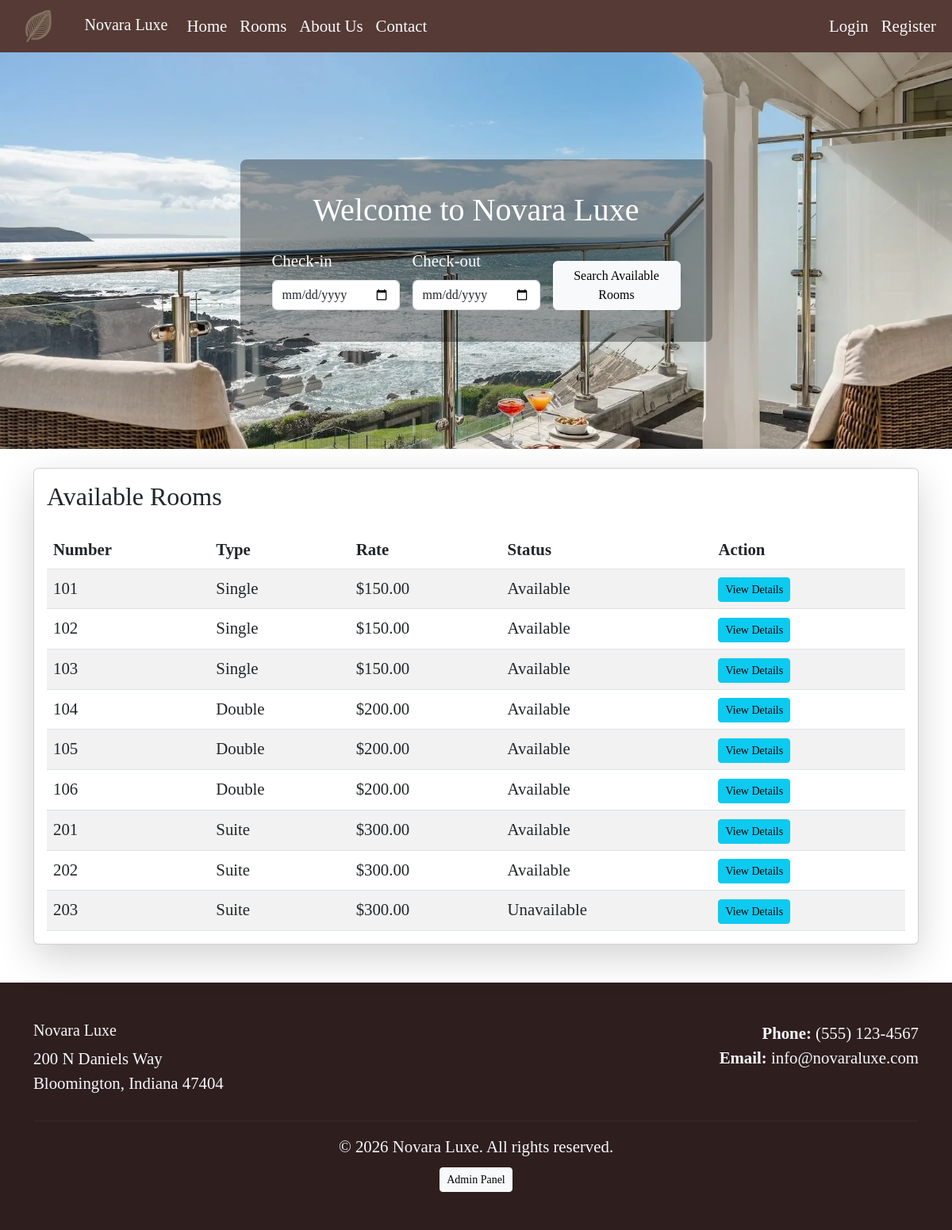
Before: / with the older database file.
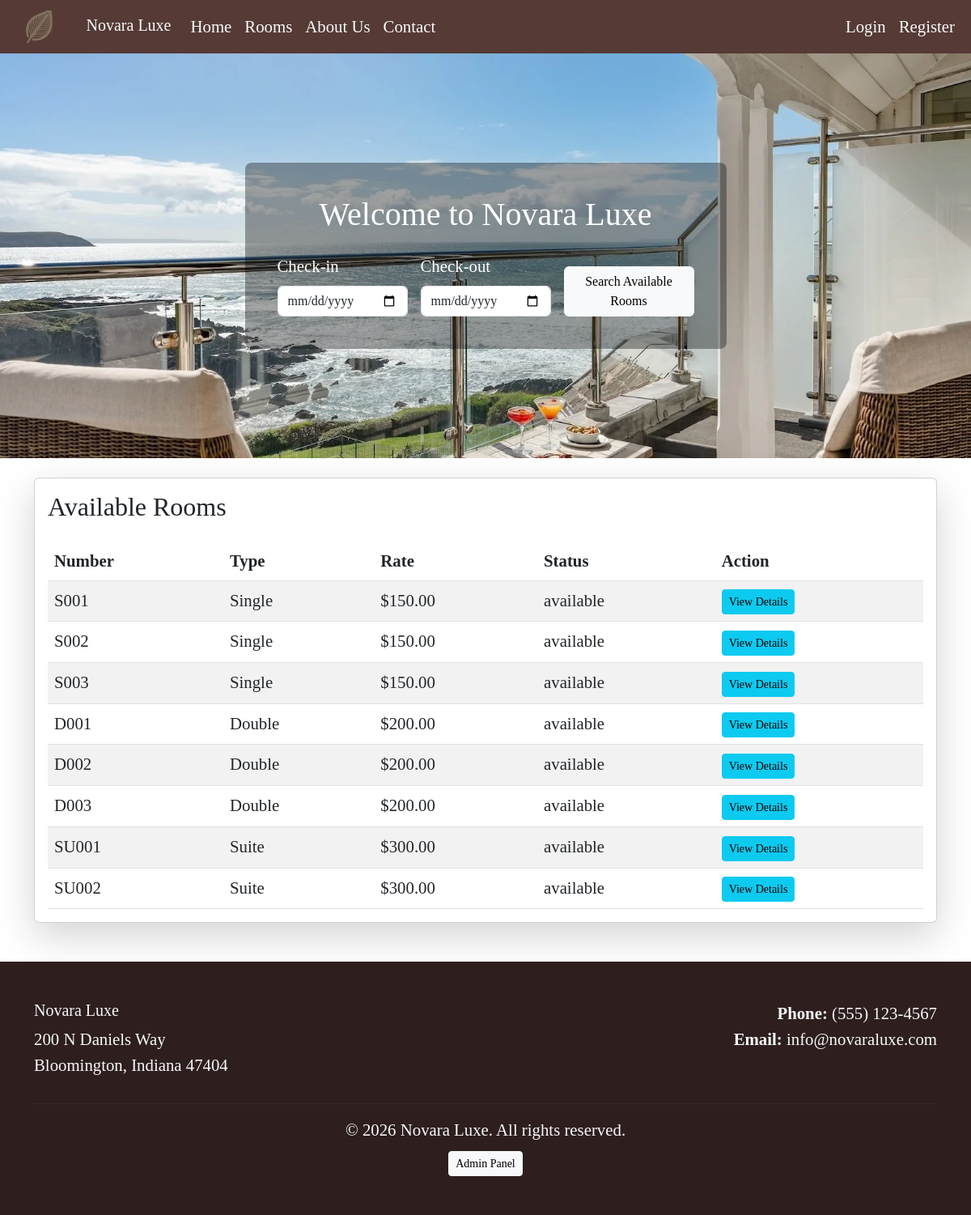
After: the same page with the newer database file.
### backend.py (models this page shows)
class Room(db.Model):
    room_id = db.Column(db.Integer, primary_key=True)
    room_number = db.Column(db.String(10), unique=True, nullable=False)
    room_type = db.Column(db.String(30), nullable=False)
    rate = db.Column(db.Numeric(10,2), nullable=False)
    status = db.Column(db.String(20), default='available')

### backend.py (the view)
@app.route('/')
def index():
    rooms = Room.query.all()
    return render_template('index.html', rooms=rooms)

### templates/index.html
{% extends "base.html" %}
{% block content %}
<div class="hero-section" style="background-image: url('{{ url_for('static', filename='images/balcony.webp') }}'); background-size: cover; background-position: center; height: 500px; position: relative;">
  <div class="d-flex align-items-center justify-content-center h-100">
    <div class="search-container" style="background: rgba(0,0,0,0.35); padding: 40px; border-radius: 8px;">
      <h1 class="text-white mb-4 text-center">Welcome to Novara Luxe</h1>
      <form class="row g-3" action="{{ url_for('rooms') }}" method="get">
        <div class="col-md-4">
          <label for="check_in" class="form-label text-white">Check-in</label>
          <input type="date" class="form-control bg-white text-dark" id="check_in" name="check_in" required>
        </div>
        <div class="col-md-4">
          <label for="check_out" class="form-label text-white">Check-out</label>
          <input type="date" class="form-control bg-white text-dark" id="check_out" name="check_out" required>
        </div>
        <div class="col-md-4 d-flex align-items-end">
          <button type="submit" class="btn btn-light w-100">Search Available Rooms</button>
        </div>
      </form>
    </div>
  </div>
</div>
<div class="container mt-4">
  <div class="card shadow-lg">
    <div class="card-body">
      <h2 class="card-title mb-4">Available Rooms</h2>
      <table class="table table-striped mb-0">
        <thead>
          <tr>
            <th>Number</th>
            <th>Type</th>
            <th>Rate</th>
            <th>Status</th>
            <th>Action</th>
          </tr>
        </thead>
        <tbody>
          {% for room in rooms %}
          <tr>
            <td>{{ room.room_number }}</td>
            <td>{{ room.room_type }}</td>
            <td>${{ room.rate }}</td>
            <td>{{ room.status }}</td>
            <td>
              <a href="{{ url_for('room_details', room_id=room.room_id) }}" class="btn btn-sm btn-info">View Details</a>
            </td>
          </tr>
          {% endfor %}
        </tbody>
      </table>
    </div>
  </div>
</div>
{% endblock %}

### templates/base.html (shortened to what this page needs)
<!doctype html>
<html lang="en">
<head>
  <link href="https://cdn.jsdelivr.net/npm/bootstrap@5.3.0/dist/css/bootstrap.min.css" rel="stylesheet">
  <link rel="stylesheet" href="{{ url_for('static', filename='css/style.css') }}">
</head>
<body class="pt-0">
  <nav class="navbar navbar-expand-lg">
    <div class="container-fluid">
       <div class="border-right">
        <img src="{{ url_for('static', filename='images/icon.png') }}" alt="Novara Luxe Logo" class="navbar-brand" style="height: 50px;">
        <a class="navbar-brand" href="#">Novara Luxe</a>
       </div>
      <div class="collapse navbar-collapse" id="navbarNav">
        <ul class="navbar-nav me-auto">
          <li class="nav-item">
            <a class="nav-link" href="{{ url_for('index') }}">Home</a>
          </li>
          <li class="nav-item">
            <a class="nav-link" href="{{ url_for('rooms') }}">Rooms</a>
          </li>
          <li class="nav-item">
            <a class="nav-link" href="{{ url_for('about') }}">About Us</a>
          </li>
          <li class="nav-item">
            <a class="nav-link" href="{{ url_for('contact') }}">Contact</a>
          </li>
        </ul>
        <ul class="navbar-nav">
          {% if current_user.is_authenticated %}
          <li class="nav-item">
            <a class="nav-link" href="{{ url_for('dashboard') }}">My Reservations</a>
          </li>
          <li class="nav-item">
            <a class="nav-link" href="{{ url_for('logout') }}">Logout</a>
          </li>
          {% else %}
          <li class="nav-item">
            <a class="nav-link" href="{{ url_for('login') }}">Login</a>
          </li>
          <li class="nav-item">
            <a class="nav-link" href="{{ url_for('register') }}">Register</a>
          </li>
          {% endif %}
        </ul>
      </div>
    </div>
  </nav>
{% block content %}{% endblock %}
<footer class="mt-5 py-5" style="background-color: #2e1e1e; color: #f8f9fa;">
  <div class="container">
    <div class="row">
      <div class="col-md-8">
        <h5>Novara Luxe</h5>
        <p>
          200 N Daniels Way<br>
          Bloomington, Indiana 47404
        </p>
      </div>
      <div class="col-md-4 text-md-end">
        <p>
          <strong>Phone:</strong> <a href="tel:+15551234567" style="color: #f8f9fa; text-decoration: none;">(555) 123-4567</a><br>
          <strong>Email:</strong> <a href="mailto:info@novaraluxe.com" style="color: #f8f9fa; text-decoration: none;">info@novaraluxe.com</a>
        </p>
      </div>
    </div>
    <hr style="border-color: rgba(248, 249, 250, 0.2);">
    <div class="text-center">
      <p class="mb-2">&copy; 2026 Novara Luxe. All rights reserved.</p>
      <a href="{{ url_for('admin_rooms') }}" class="btn btn-light btn-sm">Admin Panel</a>
    </div>
  </div>
</footer>
</body>
</html>

### static/css/style.css (style rules this page uses)
body { padding-top: 20px; font-size: 1.3rem; background-color: '#F0EAD6'; }
.navbar { background-color: #553a35; }
.navbar .navbar-brand, .navbar .nav-link { color: #f8f9fa; }
* { font-family: "Bodoni 72", "Didot", "Baskerville", "Garamond", "Times New Roman", serif; }

Changed rows visible on the page:
removed Room: room_number "203", room_type "Suite", rate "300.00", status "Unavailable"
changed Room (number 1 of 8 on the later page): room_number "101" → "S001"; status "Available" → "available"
changed Room (number 2 of 8 on the later page): room_number "102" → "S002"; status "Available" → "available"
changed Room (number 3 of 8 on the later page): room_number "103" → "S003"; status "Available" → "available"
changed Room (number 4 of 8 on the later page): room_number "104" → "D001"; status "Available" → "available"
changed Room (number 5 of 8 on the later page): room_number "105" → "D002"; status "Available" → "available"
changed Room (number 6 of 8 on the later page): room_number "106" → "D003"; status "Available" → "available"
changed Room (number 7 of 8 on the later page): room_number "201" → "SU001"; status "Available" → "available"
changed Room (number 8 of 8 on the later page): room_number "202" → "SU002"; status "Available" → "available"
